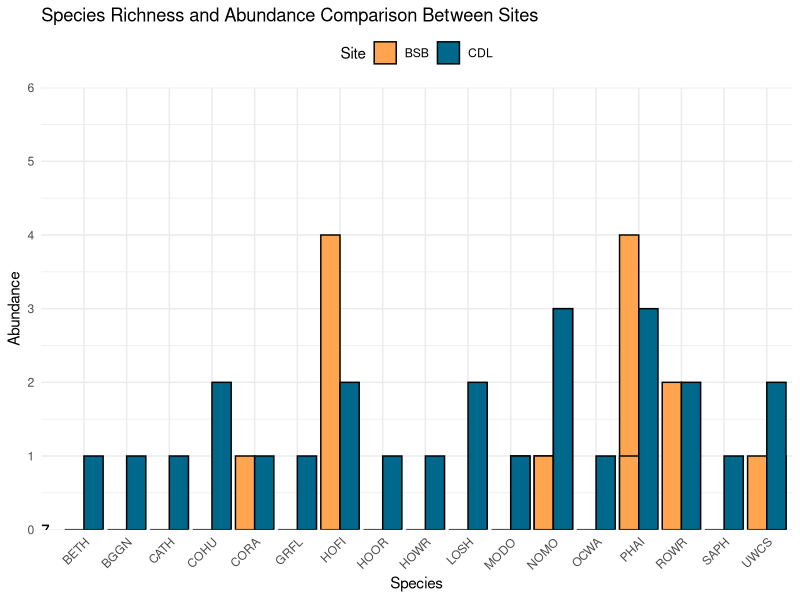
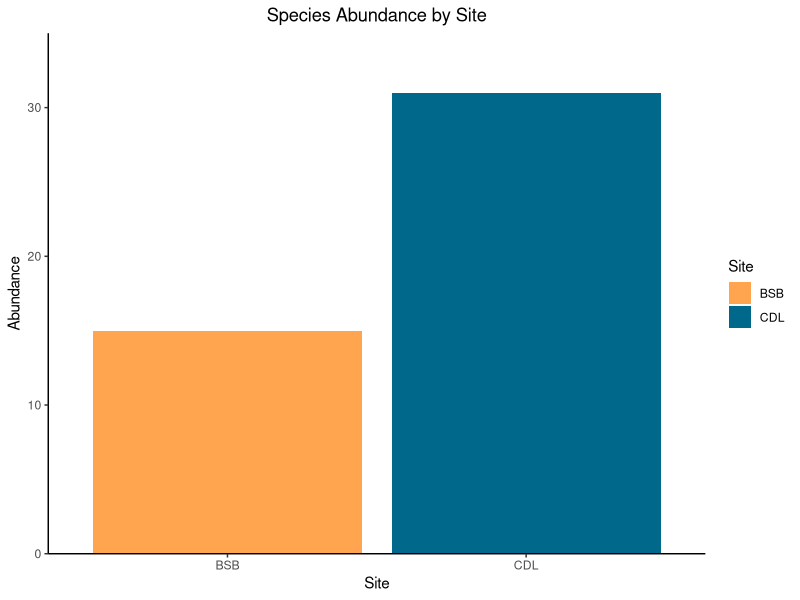
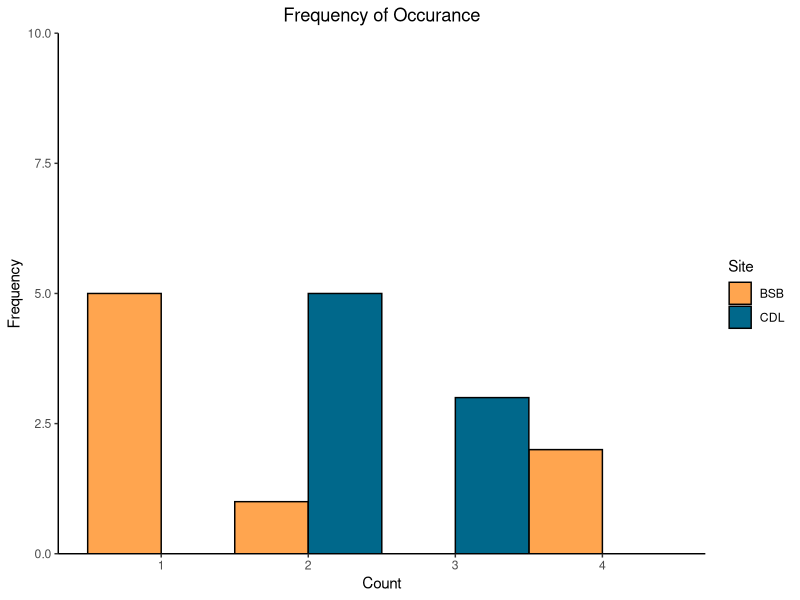
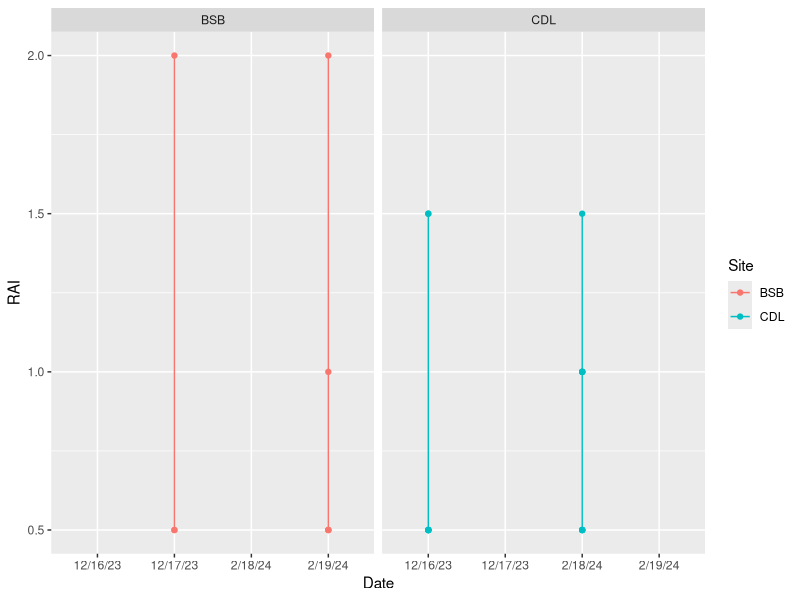

Write R code to recreate these figures, in order.
## ---- chunk 1
library(ggplot2)
library(tidyverse)
library(vegan)
## ---- chunk 2
#Load csv files
bird1 <-read.csv("Bird Survey Data - December 2023.csv")
bird2 <-read.csv("Bird Survey Data - February 2024.csv")
## ---- chunk 3
#Merge data sets
bird <- bind_rows(bird1, bird2)
## ---- chunk 4
#Summarize count of each bird species found at each site
birdcount <- bird %>%
  group_by(Site, Species, Date) %>%
  summarise(Count = n()) %>%
  ungroup()



## ---- chunk 5


## ---- chunk 6
birdcount2 <- birdcount %>%
  group_by(Site) %>%
  mutate(Relative_Abundance = Count / sum(Count))

shannon_index <- birdcount2 %>%
  group_by(Site) %>%
  summarize(Shannon_Index = -sum(Relative_Abundance * log(Relative_Abundance)))
## ---- chunk 7
bird_zero <- expand.grid(Species = unique(birdcount$Species), Site = unique(birdcount$Site))
bird_zero <- left_join(bird_zero, birdcount, by = c("Species", "Site"))
bird_zero$Count[is.na(bird_zero$Count)] <- 0

species_count <- bird_zero %>%
  group_by(Site) %>%
  summarize(Richness = n_distinct(Species))

ggplot() +
  geom_bar(data = bird_zero, aes(x = Species, y = Count, fill = Site), stat = "identity", position = "dodge", color = "black") +
  geom_text(data = species_count, aes(x = 0, y = 0, label = Richness)) +
  labs(title = "Species Richness and Abundance Comparison Between Sites",
       x = "Species", y = "Abundance") +
  scale_fill_manual(values = c("BSB" = "tan1", "CDL" = "deepskyblue4")) +
  theme_minimal() +
  theme(axis.text.x = element_text(angle = 45, hjust = 1),
        legend.position = "top") +
  scale_y_continuous(expand = c(0, 0),limits = c(0,6))
## ---- chunk 8
birdtotal <- bird %>%
  group_by(Site) %>%
  summarise(Count = n()) %>%
  ungroup()
## ---- chunk 9
# Subset data for each site
BSB_data <- birdcount$Count[birdcount$Site == "BSB"]
CDL_data <- birdcount$Count[birdcount$Site == "CDL"]

# Perform t-test
t.test(BSB_data, CDL_data)
## ---- chunk 10
birdtotal
## ---- chunk 11
#Calculate mean and standard error
birdSD <- birdcount |> 
  group_by (Site) |>  
  summarise(meanCount = mean(Count), seCount = sd(Count)/sqrt(length(Count))) |>  
  ungroup() |> 
  merge(birdtotal,
        by = "Site",
        all.x = TRUE)

birdSD$meanCount <-as.integer(birdSD$meanCount)
birdSD$seCount <-as.integer(birdSD$seCount)

## ---- chunk 12
ggplot(birdcount, aes(x = Site, y = Count, fill=Site)) +
  geom_bar(stat = "identity") +
  labs(x = "Site", y = "Abundance", title = "Species Abundance by Site") +
  scale_fill_manual(values = c("BSB" = "tan1", "CDL" = "deepskyblue4"))+
  scale_y_continuous(expand = c(0, 0),limits = c(0,35)) +
  theme_classic()+
    theme(plot.title = element_text(hjust = 0.5))

## ---- chunk 13
ggplot(birdcount, aes(x=Count, fill=Site)) + 
  geom_histogram(binwidth=1, color="black", position = "dodge")+
  scale_fill_manual(values = c("BSB" = "tan1", "CDL" = "deepskyblue4"))+
  labs(x = "Count", y = "Frequency", title = "Frequency of Occurance") +
  theme_classic()+
  scale_y_continuous(expand = c(0, 0),limits = c(0,10))+
  theme(plot.title = element_text(hjust = 0.5))
  
## ---- chunk 14
birdRAI <- birdcount |> 
  mutate(RAI = Count/2)
 #mutate(MonthYear = mdy(paste(Month,"1",Year,sep = "/"))) 
## ---- chunk 15
birdRAI |> 
  ggplot(aes(y = RAI, x = Date, color = Site)) + 
  geom_point() + 
  geom_line() + 
  facet_wrap(Site ~. )
